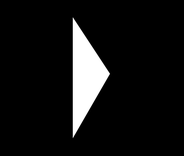
#> input picture zmap2.png, 184 x 156 px, shrunk from 354 x 300 before the run; its folder holds 4 pictures in this run
$ python stereogram2.py
#> lines starting #> are read from the running program, lines starting #| are printed output that depends on the picture
from imageio import imread, imsave
import numpy as np

testCase = 2

shifts = np.mean(imread("zmap{}.png".format(testCase)).astype(float), axis=2) * -4 / 255 + 62
#> shifts: shape (156, 184) float64; min 58, max 62, mean 61.7
height, width = shifts.shape
#> height = 156; width = 184
heightRange, widthRange = np.arange(height), np.arange(width)
#> heightRange = 156 values from 0 to 155; widthRange = 184 values from 0 to 183
positions = shifts + widthRange
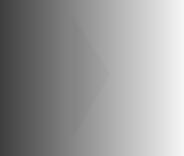
#> positions: shape (156, 184) float64; min 62, max 245, mean 153.2
center = 0.5 * (width - 1)
#> center = 91.5
riftPosition = center + np.mean(shifts)
#> riftPosition = 153.2
acceptableRiftIndices = np.where(
    positions >= riftPosition,
    widthRange,
    width
)
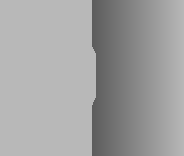
#> acceptableRiftIndices: shape (156, 184) int64; min 92, max 184, mean 161.4
riftIndices = np.min(acceptableRiftIndices, axis=1) - 1
#> riftIndices = 156 values, max 95 at index 53, min 91 at index 0, mean 92.31
lPositions = positions[heightRange, riftIndices]
#> lPositions = 156 values, max 153 at index 54, min 149.3 at index 46, mean 152.8
rPositions = positions[heightRange, riftIndices + 1]
#> rPositions = 156 values, max 156.7 at index 97, min 153.2 at index 50, mean 154.1
riftOffsets = (riftPosition - lPositions) / (rPositions - lPositions)
#> riftOffsets = 156 values, max 0.978 at index 102, min 0.0502 at index 97, mean 0.233
assert np.all(riftOffsets > 0) and np.all(riftOffsets <= 1)
rift = riftIndices + riftOffsets
#> rift = 156 values, max 95.19 at index 57, min 91.19 at index 0, mean 92.55
imsave("rift{}.png".format(testCase), np.round(255 * np.maximum(1 - np.abs(np.arange(width) - rift[:, None]), 0)).astype(np.uint8))
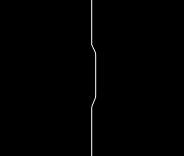
#> saved as rift2.png: shape (156, 184); min 0, max 249, mean 1.4

weights = np.array([
    [0, 1, 0, 0],
    [-0.5, 0, 0.5, 0],
    [1, -2.5, 2, -0.5],
    [-0.5, 1.5, -1.5, 0.5]
])
sampledWidth = width - weights.shape[1] + 1
#> sampledWidth = 181
sampledShifts = np.lib.stride_tricks.as_strided(
    shifts,
    shape=(height, sampledWidth, weights.shape[1]),
    strides=shifts.strides + shifts.strides[1:],
    writeable=False
)
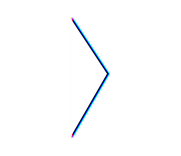
#> sampledShifts: shape (156, 181, 4) float64; mean of channels 0, 1, 2, 3 61.7, 61.7, 61.7, 61.7; transparent parts drawn white
powers = riftOffsets[:, None] ** np.arange(weights.shape[0])
#> powers = 156 rows, first 6: [1, 0.186, 0.0344, 0.00639], [1, 0.186, 0.0344, 0.00639], [1, 0.186, 0.0344, 0.00639], [1, 0.186, 0.0344, 0.00639], [1, 0.186, 0.0344, 0.00639], [1, 0.186, 0.0344, 0.00639]
alignedShifts = np.einsum(
    "...xs,ps,...p",
    sampledShifts,
    weights,
    powers
)

riftLeft, riftRight = np.min(riftIndices), np.max(riftIndices)
#> riftLeft = 91; riftRight = 95
newWidth = sampledWidth + riftLeft - riftRight
#> newWidth = 177
newWidthRange = np.arange(newWidth)
#> newWidthRange = 177 values from 0 to 176
xIndexMap = newWidthRange + (riftIndices - riftLeft)[:, None]
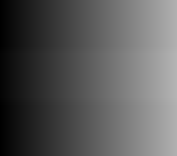
#> xIndexMap: shape (156, 177) int64; min 0, max 180, mean 89.3
newShifts = alignedShifts[heightRange[:, None], xIndexMap]
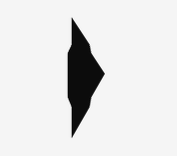
#> newShifts: shape (156, 177) float64; min 57.79, max 62.17, mean 61.7; drawn with min black and max white
imsave("newShifts{}.png".format(testCase), np.clip(np.round(255 * (newShifts - 62) / -4), 0, 255).astype(np.uint8))
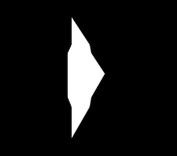
#> saved as newShifts2.png: shape (156, 177); min 0, max 255, mean 20.8
